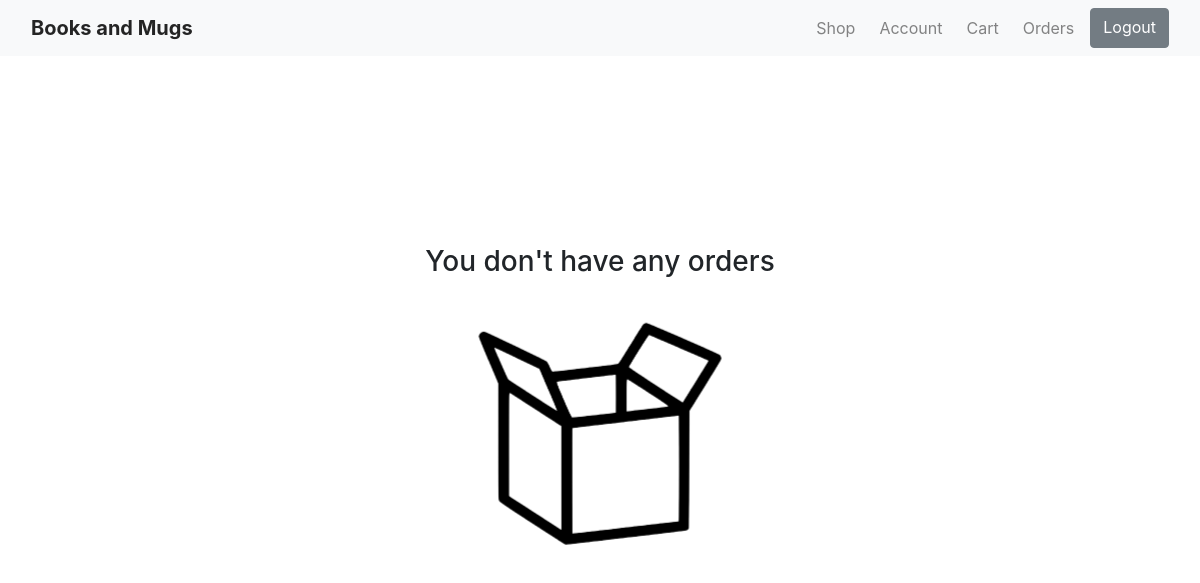
Page /order (signed in) on the earlier database version.
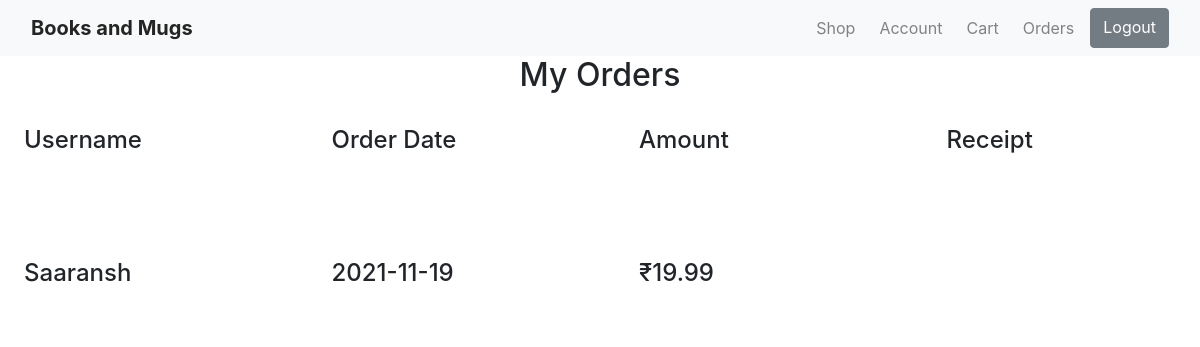
Same page on the later database version.
### website/models.py (models this page shows, shortened)
class User(db.Model, UserMixin):
    id = db.Column(db.Integer, primary_key = True)
    email = db.Column(db.String(100), unique=True)
    first_name = db.Column(db.String(100))
    last_name = db.Column(db.String(100))
    address = db.Column(db.String(100))
    phone = db.Column(db.String(100))
    password = db.Column(db.String(100))
    review = db.relationship('Review')

class Order(db.Model, UserMixin):
    id = db.Column(db.Integer, primary_key=True)
    user_id = db.Column(db.Integer, db.ForeignKey('user.id'), nullable=False)
    amount = db.Column(db.Integer, nullable=False)
    order_date = db.Column(db.DateTime(timezone = True), nullable=False, default=datetime.utcnow)
    orderbook=db.relationship('OrderBook', backref='orderdetail', lazy=True)

### website/auth.py (the view)
@auth.route("/order")
def order():
    orders=Order.query.filter_by(user_id=current_user.id).all()
    return render_template('order.html', title="order",orders=orders,user=current_user)

### website/__init__.py (called while the page is built)
def create_app():
    app = Flask(__name__)
    app.config['SECRET_KEY'] = 'password'
    app.config['SQLALCHEMY_DATABASE_URI'] = f'sqlite:///{DB_NAME}'
    db.init_app(app)
    from .views import views
    from .auth import auth
    app.register_blueprint(views,url_prefix='/')
    app.register_blueprint(auth,url_prefix='/')
    from .models import User, Review, Book
    create_database(app)
    login_manager = LoginManager()
    login_manager.login_view='auth.login'
    login_manager.init_app(app)
    @login_manager.user_loader
    def load_user(id):
        return User.query.get(int(id))
    return app

### website/templates/order.html
{% extends "base.html" %}
{% block content %}
<link rel="stylesheet" href="{{ url_for('static', filename='css/cartStyle.css') }}">
	{% if not orders %}
	<div class="empty-cart">
		<h3>You don't have any orders</h3>
		<br>
		<img class="cartimg w-50 h-50" src="{{ url_for('static', filename='images/emptybox.png') }}">
	</div>
	{% else %}
		<div class="content-section">
			<h2 class="article-title"><center>My Orders</h2>
		</div>
		<div class="content-section">
			<div class="row d-flex mb-5 contact-info">
				<div class="col-md-3 d-flex">
					<div class="info bg-white p-4">
						<h4 class="book-title">Username</h4>
					</div>
				</div>
				<div class="col-md-3 d-flex">
					<div class="info bg-white p-4">
						<h4 class="book-title">Order Date</h4>
					</div>
				</div>
				<div class="col-md-3 d-flex">
					<div class="info bg-white p-4">
						<h4 class="book-title">Amount</h4>
					</div>
				</div>
				<div class="col-md-3 d-flex">
					<div class="info bg-white p-4">
						<h4 class="book-title">Receipt</h4>
					</div>
				</div>
			</div>
			{% for order in orders %}
				<div class="content-section">
					<div class="row d-flex mb-5 contact-info">
						<div class="col-md-3 d-flex">
							<div class="info bg-white p-4">
								<h4>{{ current_user.first_name }}</h4>
							</div>
						</div>
						<div class="col-md-3 d-flex">
							<div class="info bg-white p-4">
								<h4>{{ order.order_date.strftime('%Y-%m-%d') }}</h4>
							</div>
						</div>
						<div class="col-md-3 d-flex">
							<div class="info bg-white p-4">
								<h4>&#8377;{{ order.amount }}</h4>
							</div>
						</div>
						<div class="col-md-3 d-flex">
						</div>
					</div>
				</div>
		{% endfor %}
		</div>
	{% endif %}
{% endblock content %}

Differences in the rows shown:
added Order: order_date "2021-11-19", amount "19.99"
now on this page (row unchanged): User: first_name "Saaransh"
Other differences:
text no longer shown: "You don't have any orders"
text now shown: "My Orders Username Order Date Amount Receipt"
